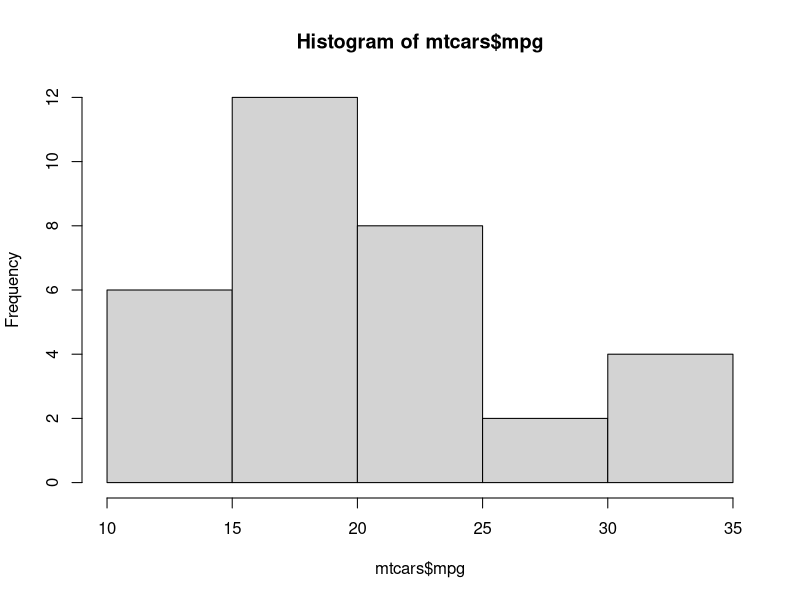
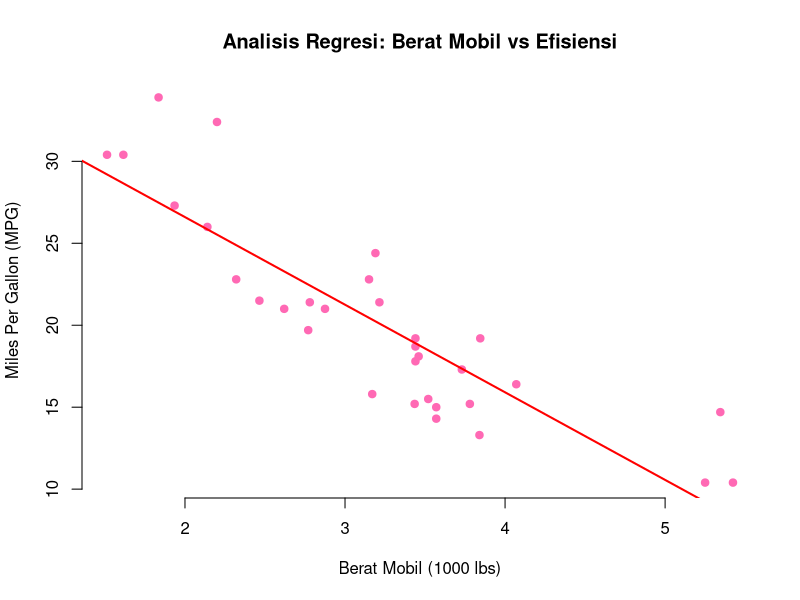

Recreate these plots in R, in order.
summary(mtcars)
# Hitung rata-rata & jumlah baris
ratarata <- mean(mtcars$mpg)
n <- nrow(mtcars) # Gunakan nrow untuk baris
status <- character(n) # Gunakan character untuk teks

for (i in 1:n){
  if (mtcars$mpg[i] > ratarata){
    status[i] <- 'tinggi'
  } else {
    status[i] <- 'rendah'
  }
}

hist(mtcars$mpg)

# Menambahkan hasil kategori ke data asli
mtcars_final <- cbind(mtcars, Kategori = status)

# Analisis Regresi
# Melihat pengaruh Berat Mobil (wt) terhadap MPG
model_regresi <- lm(mpg ~ wt, data = mtcars)
summary(model_regresi)

plot(mtcars$wt, mtcars$mpg, 
     main = "Analisis Regresi: Berat Mobil vs Efisiensi",
     xlab = "Berat Mobil (1000 lbs)", 
     ylab = "Miles Per Gallon (MPG)",
     pch = 19, 
     col = "hotpink", 
     frame.plot = FALSE)

# Menambahkan garis regresi
abline(model_regresi, col = "red", lwd = 2)
